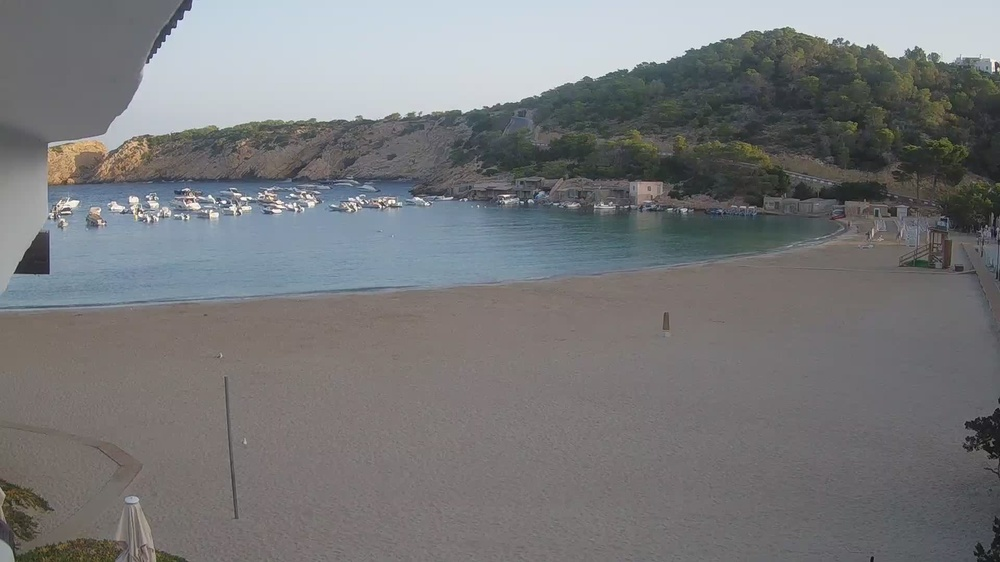
#> input picture data/images/1660543200_empty.jpg, 1000 x 562 px, shrunk from 1920 x 1080 before the run
$ jupyter execute human_detection.ipynb
#> lines starting #> are read from the running program, lines starting #| are printed output that depends on the picture
### src/Filters.py
from typing import Tuple
import numpy as np
from matplotlib import pyplot as plt


def median_filter(image: np.ndarray, filter_size: Tuple[int, int]) -> np.ndarray:
    """Returns an image after applying the median filter of the given size."""
    img_sz_x, img_sz_y = image.shape
    out_sz_x = img_sz_x - filter_size[0] + 1  # Why?
    out_sz_y = img_sz_y - filter_size[1] + 1  # Why?
    out = np.zeros(shape=(out_sz_x, out_sz_y), dtype=image.dtype)
    for i in range(out_sz_x):
        for j in range(out_sz_y):
            # YOUR CODE HERE:
            #   See `np.median(...)`.
            #   ...
            values = image[i:i + (filter_size[0]-1), j:j + (filter_size[1]-1)]
            out[i, j] = np.median(values)
    return out

### human_detection.ipynb
### PIPELINE

[cell 1]
import cv2
import matplotlib.pyplot as plt
import sys
import os

# Add the 'src' directory to the Python path
sys.path.append(os.path.join(os.getcwd(), 'src'))

[cell 2]
# load image and display it

img= cv2.imread("data/images/1660543200_empty.jpg")
#> img is the input picture: shape (562, 1000, 3); mean B, G, R 121.9, 120.3, 119.5
print(img.shape)
#| (562, 1000, 3)

# convert image to RGB
img = cv2.cvtColor(img, cv2.COLOR_BGR2RGB)

# display image
plt.imshow(img)
plt.show()

[cell 3]
# convert img to grayscale
img = cv2.cvtColor(img, cv2.COLOR_RGB2GRAY)
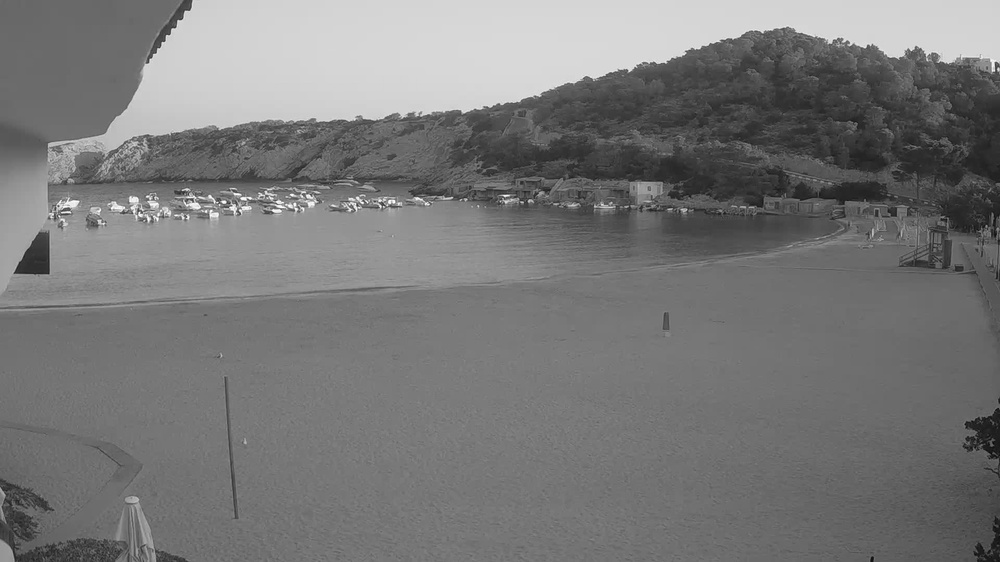
#> img: shape (562, 1000); min 6, max 255, mean 120.2

[cell 4]
import Filters
import numpy as np


# apply filter to image
img = Filters.median_filter(img, filter_size=(3,3))

[cell 5]
# display image
plt.imshow(img, cmap='gray')
plt.show()

[cell 6]
# load another image
img = cv2.imread("data/images/1660564800.jpg")
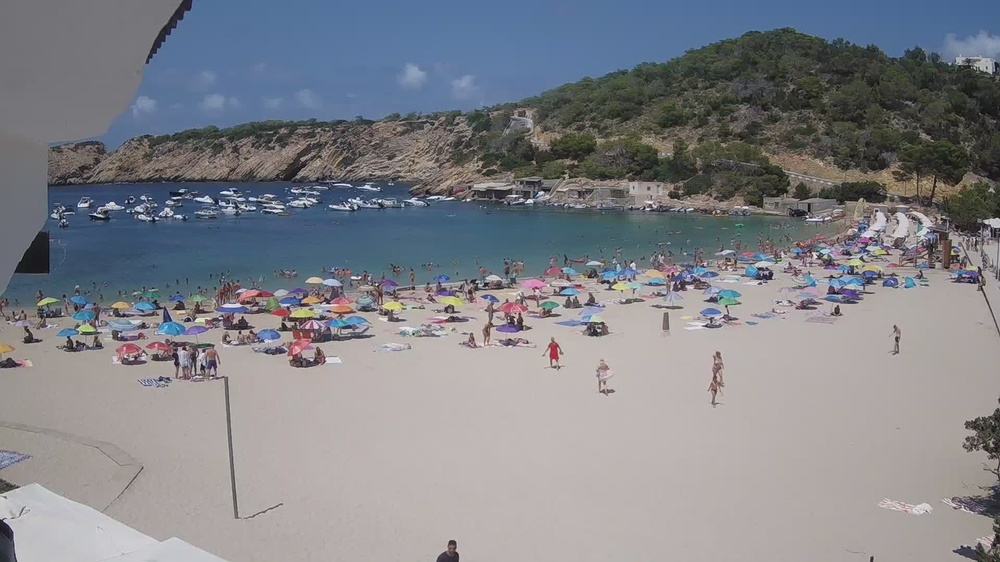
#> input picture data/images/1660564800.jpg, 1000 x 562 px, shrunk from 1920 x 1080 before the run
#> img is the input picture: shape (562, 1000, 3); mean B, G, R 136.5, 130.8, 129.2
img = cv2.cvtColor(img, cv2.COLOR_BGR2RGB)


#plot image
plt.imshow(img)
plt.show()
